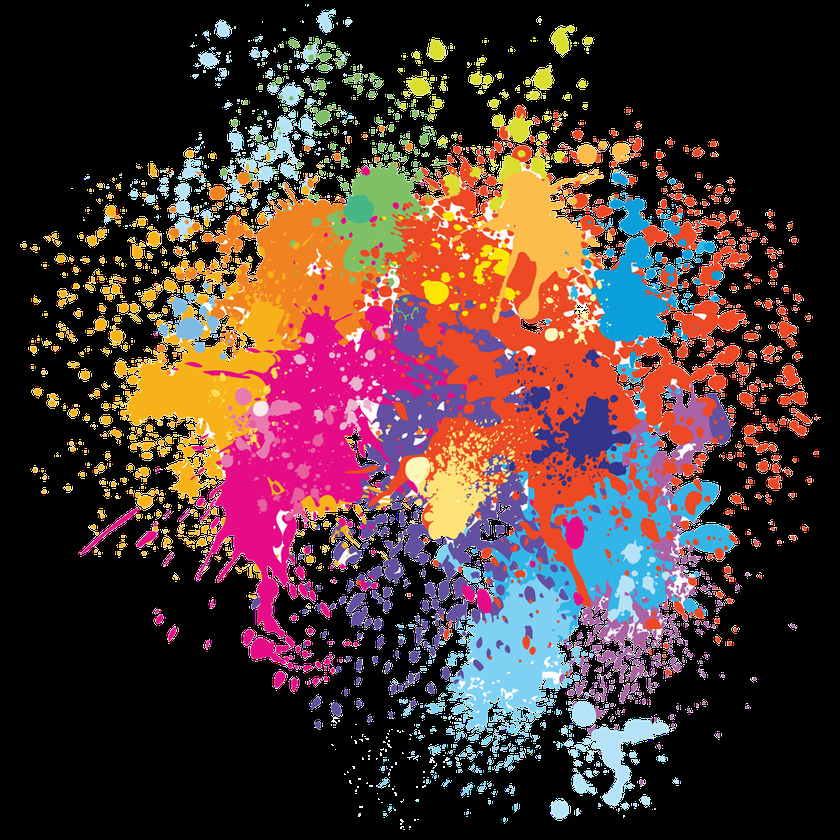
#> input picture Week3/week-3_lab-1/pngimage.png, 840 x 840 px, shrunk from 1000 x 1000 before the run
$ jupyter execute --allow-errors task-3.ipynb
#> lines starting #> are read from the running program, lines starting #| are printed output that depends on the picture
# Lab 3 – Task 3: Scaling

Scaling alters the size of an image by stretching or shrinking it.

The transformation matrix is:

$$T = \begin{bmatrix} s_x & 0 & 0 \\ 0 & s_y & 0 \end{bmatrix}$$

where $s_x$ and $s_y$ are the scaling factors along x and y axes.

[cell 1]
import cv2
import numpy as np
import matplotlib.pyplot as plt
import os

# Load image (replace path with 'lena.png' if available)
image = cv2.imread('../week-3_lab-1/pngimage.png')
#> image is the input picture: shape (840, 840, 3); mean B, G, R 51.8, 54.6, 77.7
image_rgb = cv2.cvtColor(image, cv2.COLOR_BGR2RGB)
h, w = image.shape[:2]
#> h = 840; w = 840
print(f'Original image shape: {image.shape}')
#| Original image shape: (840, 840, 3)

## Original Example – Scale 2×

[cell 2]
# Original example from the lab
Factor = 2
scaling_matrix = cv2.getRotationMatrix2D((0, 0), 0, Factor)
scaled_image = cv2.warpAffine(image, scaling_matrix, (w * Factor, h * Factor))

fig, axes = plt.subplots(1, 2, figsize=(12, 5))
axes[0].imshow(image_rgb)
axes[0].set_title(f'Original  {w}×{h}')
axes[0].axis('off')

axes[1].imshow(cv2.cvtColor(scaled_image, cv2.COLOR_BGR2RGB))
axes[1].set_title(f'Scaled 2×  {w*Factor}×{h*Factor}')
axes[1].axis('off')

plt.tight_layout()
plt.show()
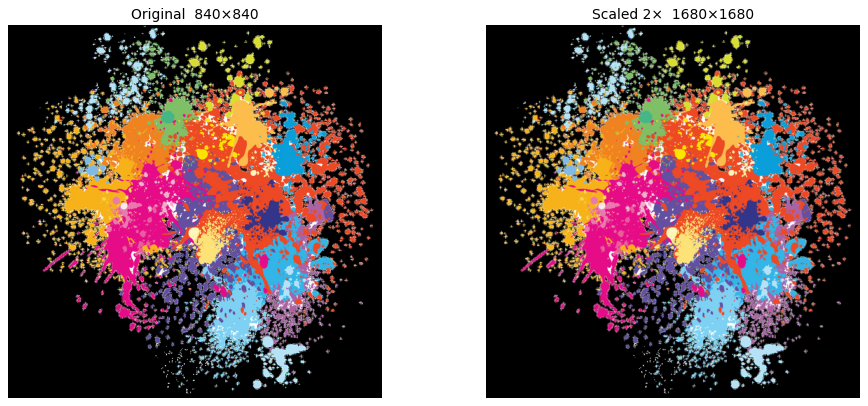
#> figure drawn by matplotlib, 2 panels
print(f'Scaled image shape: {scaled_image.shape}')
#| Scaled image shape: (1680, 1680, 3)

## Task 3.1 – Scale by Different Factors (0.5, 1.5, etc.)

[cell 3]
factors = [0.25, 0.5, 1.0, 1.5, 2.0]

fig, axes = plt.subplots(1, len(factors), figsize=(20, 5))

for idx, f in enumerate(factors):
    M = cv2.getRotationMatrix2D((0, 0), 0, f)
    new_w = max(1, int(w * f))
    new_h = max(1, int(h * f))
    result = cv2.warpAffine(image, M, (new_w, new_h))
    axes[idx].imshow(cv2.cvtColor(result, cv2.COLOR_BGR2RGB))
    axes[idx].set_title(f'scale={f}\n{new_w}×{new_h}', fontsize=9)
    axes[idx].axis('off')
#> this loop made 5 passes
#> pass 1, `result = cv2.warpAffine(image, M, (new_w, new_h))`:
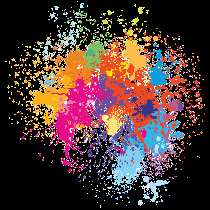
#> result: shape (210, 210, 3); mean B, G, R 51.8, 54.8, 77.7
#> pass 2, `result = cv2.warpAffine(image, M, (new_w, new_h))`:
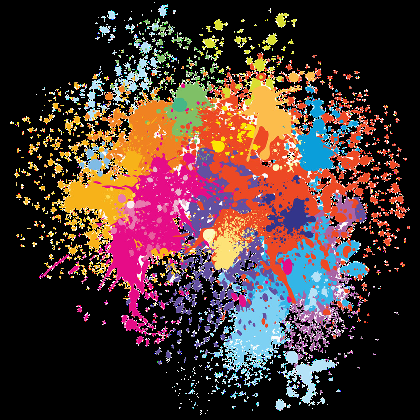
#> result: shape (420, 420, 3); mean B, G, R 51.7, 54.6, 77.5

plt.suptitle('Task 3.1 – Different Scale Factors', fontsize=13)
plt.tight_layout()
plt.show()
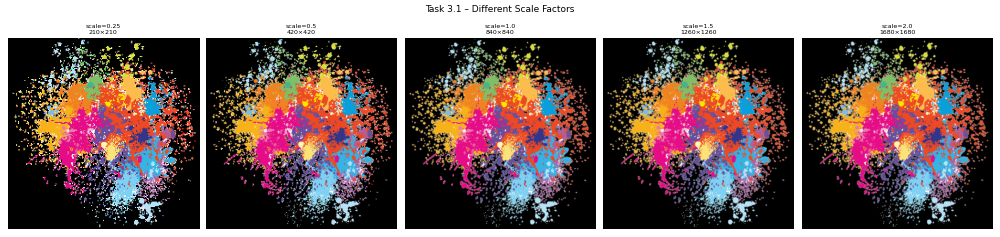
#> figure drawn by matplotlib, 5 panels

## Task 3.2 – Extreme Scaling (5×, 8×, 10×, 20×)

Extreme upscaling uses the default **bilinear interpolation** inside `warpAffine`. Each original pixel is spread over a large area; OpenCV interpolates between neighbours, which blurs and pixelates the result.

[cell 4]
extreme_factors = [5, 8, 10, 20]
os.makedirs('output', exist_ok=True)

for f in extreme_factors:
    M = cv2.getRotationMatrix2D((0, 0), 0, f)
    new_w, new_h = w * f, h * f
    result = cv2.warpAffine(image, M, (new_w, new_h))
    filename = f'output/scaled_{f}x.png'
    cv2.imwrite(filename, result)
    print(f'scale={f:2d}×  output size: {result.shape[1]}×{result.shape[0]}  saved → {filename}')
#> this loop made 4 passes
#> M on passes 1 to 4: [[5, 0, 0], [0, 5, 0]], [[8, 0, 0], [0, 8, 0]], [[10, 0, 0], [0, 10, 0]], [[20, 0, 0], [0, 20, 0]]
#> pass 1, `result = cv2.warpAffine(image, M, (new_w, new_h))`:
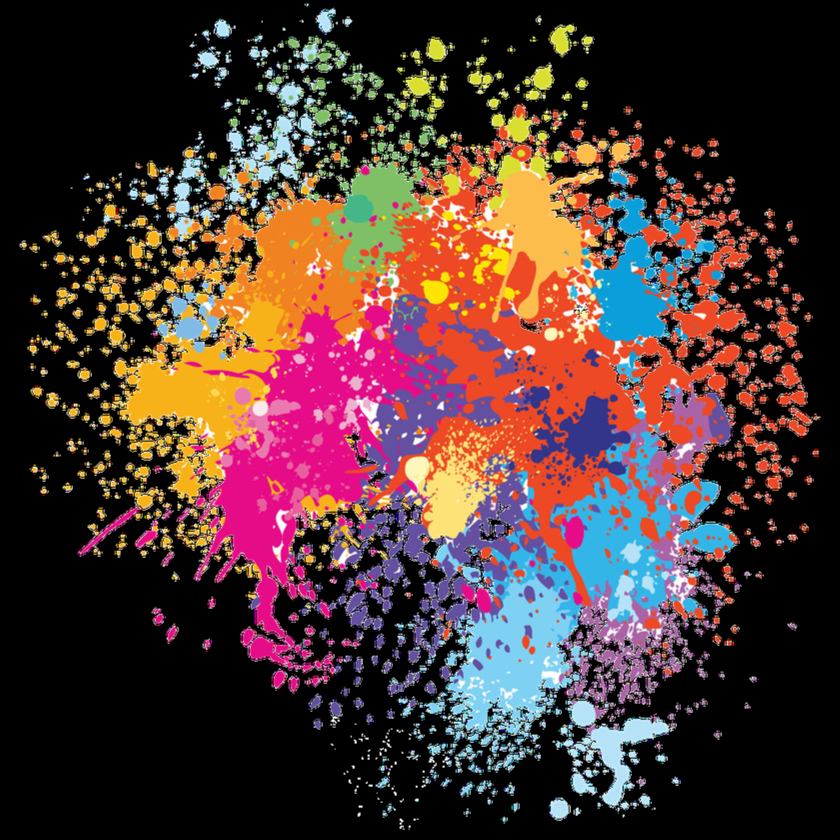
#> result: shape (4200, 4200, 3) (shown at 1/5 size); mean B, G, R 51.8, 54.6, 77.7

[cell 5]
# Display a central crop to see quality degradation clearly
fig, axes = plt.subplots(1, len(extreme_factors) + 1, figsize=(20, 5))

# Show original at its native resolution via a crop
crop_size = 200
cy, cx = h // 2, w // 2
#> cy = 420; cx = 420
orig_crop = image_rgb[cy - crop_size//2 : cy + crop_size//2,
                      cx - crop_size//2 : cx + crop_size//2]
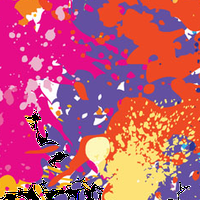
#> orig_crop: shape (200, 200, 3); mean R, G, B 194.5, 87.8, 115.6
#> `crop = result_rgb[ry : ry + crop_size, rx : rx + crop_size]`:
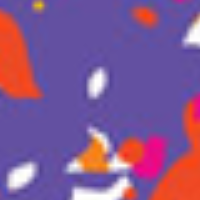
#> crop: shape (200, 200, 3); mean R, G, B 132.8, 87.8, 145.3
axes[0].imshow(orig_crop)
axes[0].set_title('Original (200×200 crop)')
axes[0].axis('off')

#> (the rest of this cell did not finish here and is left out)
